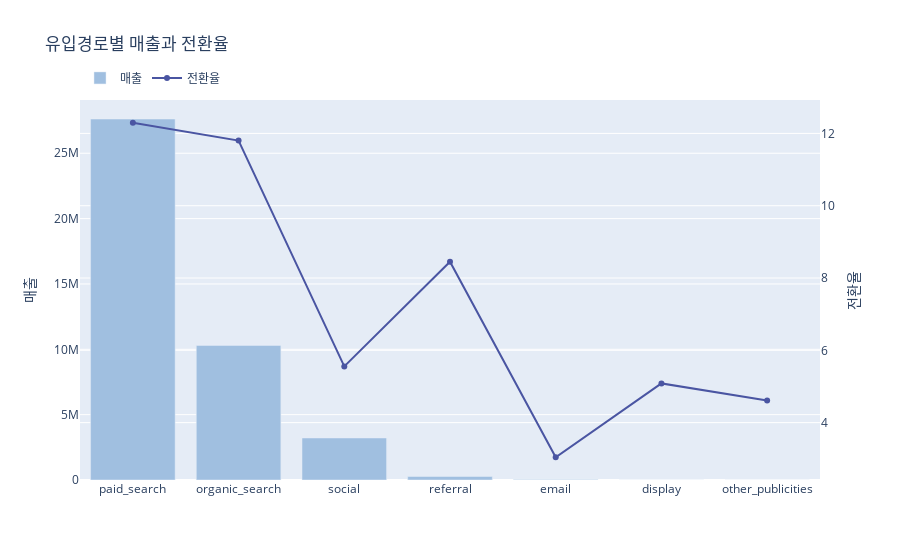

Notebook code cell kept with this figure:
### Code cell
df_combined_tmp = result[['origin','payment_value','평균판매금액','평균고객수명','평균판매빈도','LTV','전환율']].sort_values('payment_value',ascending=False).reset_index(drop=True).set_index('origin')
df_combined_tmp2 = df_combined_tmp#[df_combined_tmp.index!='organic_search']

# plotly 그래프 생성
fig = go.Figure()

# 막대 그래프 추가 (primary y-axis: Sales Value)
fig.add_trace(go.Bar(
    x=df_combined_tmp2.index, 
    y=df_combined_tmp2['payment_value'], 
    name='매출',
    marker_color='#A0BFE0',
))

# 라인2 그래프 추가 (secondary y-axis: Number of Sellers)
fig.add_trace(go.Scatter(
    x=df_combined_tmp2.index, 
    y=df_combined_tmp2['전환율'], 
    name='전환율',
    yaxis='y2',  # secondary y-axis
    mode='lines+markers',
    line=dict(color='#4A55A2')
))

# 레이아웃 설정
fig.update_layout(
    title = '유입경로별 매출과 전환율',
    yaxis=dict(
        title='매출',
    ),
    yaxis2=dict(
        title='전환율',
        overlaying='y',
        side='right'
    ),

    legend=dict(
        orientation="h",
        yanchor="bottom",
        y=1.02,
        xanchor="left",
        x=0
    )
)

fig.show()

### Figure 1 — Plotly figure (JSON) as saved in the notebook; plotly's stock layout.template omitted (floating-point values rounded to 4 significant figures)
{"data": [{"marker": {"color": "#A0BFE0"}, "name": "매출", "type": "bar", "x": ["paid_search", "organic_search", "social", "referral", "email", "display", "other_publicities"], "y": [27620000.0, 10300000.0, 3215000.0, 268819, 44160.0, 6528.0, 0]}, {"line": {"color": "#4A55A2"}, "mode": "lines+markers", "name": "전환율", "type": "scatter", "x": ["paid_search", "organic_search", "social", "referral", "email", "display", "other_publicities"], "y": [12.3, 11.8, 5.556, 8.451, 3.043, 5.085, 4.615], "yaxis": "y2"}], "layout": {"legend": {"orientation": "h", "x": 0, "xanchor": "left", "y": 1.02, "yanchor": "bottom"}, "title": {"text": "유입경로별 매출과 전환율"}, "yaxis": {"title": {"text": "매출"}}, "yaxis2": {"overlaying": "y", "side": "right", "title": {"text": "전환율"}}}}
